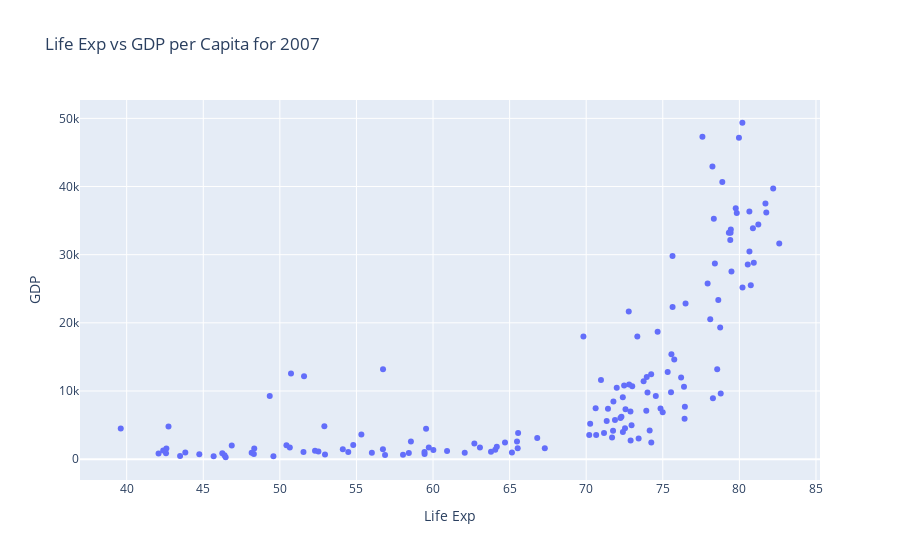

Write notebook code for a chart like this one.
### Code cell
trace1 = go.Scatter(x = temp_df['lifeExp'], y = temp_df['gdpPercap'],mode = 'markers')
# mode = 'markers' must be passed to get Scatter graph nhi to it gives line plot coz scatter ka use krke hi dono graph bnte h

#data k list me hm utne trace pass krte hai jitta hme graph banana hota h let say if 2 graph ek sath then data=[trace1,trace2]
data = [trace1]
layout = go.Layout(title = 'Life Exp vs GDP per Capita for 2007', xaxis = {'title':'Life Exp'},yaxis = {'title':'GDP'})
fig = go.Figure(data,layout)

fig.show()

### Figure 1 — Plotly figure (JSON) as saved in the notebook; plotly's stock layout.template omitted (floating-point values rounded to 4 significant figures; data arrays with more than 128 entries replaced by an {"elided": "..."} marker saying what was removed)
{"data": [{"mode": "markers", "type": "scatter", "x": {"elided": "142 float values"}, "y": {"elided": "142 float values"}}], "layout": {"autosize": true, "title": {"text": "Life Exp vs GDP per Capita for 2007"}, "xaxis": {"autorange": true, "range": [36.96, 85.26], "title": {"text": "Life Exp"}, "type": "linear"}, "yaxis": {"autorange": true, "range": [-3773.0, 53410.0], "title": {"text": "GDP"}, "type": "linear"}}}
